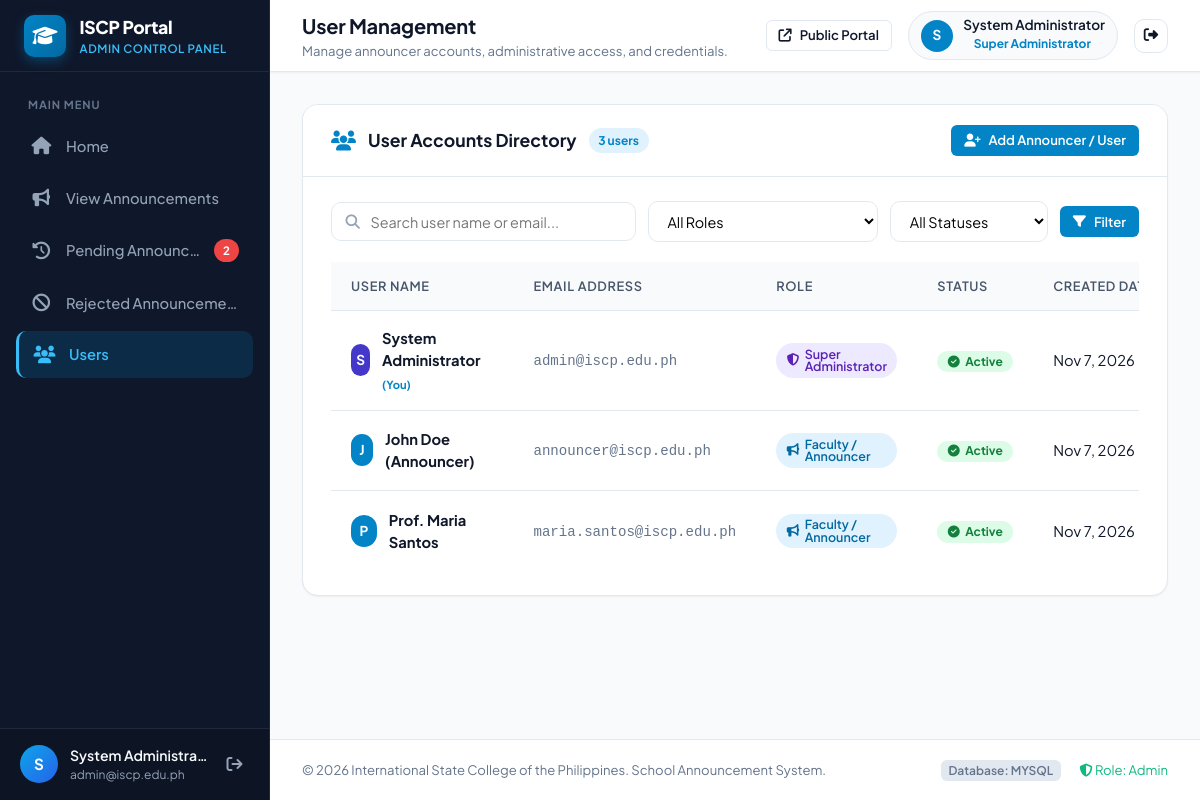
The page /admin/users.php (signed in) on the database its author committed.
### tables this page shows
CREATE TABLE IF NOT EXISTS `users` (
    `id` INT AUTO_INCREMENT PRIMARY KEY,
    `name` VARCHAR(100) NOT NULL,
    `email` VARCHAR(150) NOT NULL UNIQUE,
    `password_hash` VARCHAR(255) NOT NULL,
    `role` VARCHAR(50) NOT NULL DEFAULT 'college_admin',
    `assigned_college` VARCHAR(150) DEFAULT NULL,
    `status` ENUM('active', 'inactive') NOT NULL DEFAULT 'active',
    `created_at` TIMESTAMP DEFAULT CURRENT_TIMESTAMP
);

### admin/includes/auth.php (called while the page is built, shortened)
<?php
function current_user(): array {
    return [
        'id' => $_SESSION['user_id'] ?? null,
        'name' => $_SESSION['user_name'] ?? 'User',
        'email' => $_SESSION['user_email'] ?? '',
        'role' => $_SESSION['user_role'] ?? 'guest',
    ];
}
function h(?string $string): string {
    return htmlspecialchars((string)($string ?? ''), ENT_QUOTES, 'UTF-8');
}
function time_ago(?string $datetime): string {
    $timestamp = strtotime($datetime);
    $diff = time() - $timestamp;
    return date('M j, Y', $timestamp);
}
function format_datetime(?string $datetime): string {
    $timestamp = strtotime($datetime);
    return $timestamp ? date('M j, Y g:i A', $timestamp) : 'N/A';
}
function get_pending_count(): int {
    $pdo = get_db();
    try {
        $stmt = $pdo->query("SELECT COUNT(*) FROM announcements WHERE status = 'pending'");
        return (int)$stmt->fetchColumn();
    } catch (Exception $e) {
        return 0;
    }
}
    ?>
    <?php
function format_role_label(?string $role, ?string $college = null): string {
    switch ($role) {
        case 'super_admin':
        case 'admin':
            return 'Super Administrator';
        case 'announcer':
            return 'Faculty / Announcer';
    }
}

### admin/users.php (the view, shortened to what this page needs)
<?php
require_once __DIR__ . '/includes/auth.php';
$page_title = 'User Management';
$page_subtitle = 'Manage announcer accounts, administrative access, and credentials.';
$activeNav = 'users.php';
$pdo = get_db();
$search = trim($_GET['q'] ?? '');
$users_list = [];
if ($pdo) {
    try {
        $where = [];
        $params = [];
        $whereClause = !empty($where) ? 'WHERE ' . implode(' AND ', $where) : '';
        $sql = "SELECT id, name, email, role, assigned_college, status, created_at FROM users {$whereClause} ORDER BY role ASC, name ASC";
        $stmt = $pdo->prepare($sql);
        $stmt->execute($params);
        $users_list = $stmt->fetchAll();
    } catch (PDOException $e) {
        set_flash('danger', 'Error retrieving users: ' . $e->getMessage());
    }
}
require_once __DIR__ . '/includes/header.php';
?>
<div class="content-card">
    <div class="card-header">
        <div class="card-header-left">
            <i class="fa-solid fa-users" style="color: var(--primary); font-size: 1.25rem;"></i>
            <h2 class="card-title">User Accounts Directory</h2>
            <span class="card-count-badge"><?= count($users_list) ?> users</span>
        </div>
        <div class="card-header-right">
            <button type="button" class="btn btn-primary btn-sm" onclick="openAddUserModal()">
                <i class="fa-solid fa-user-plus"></i> Add Announcer / User
            </button>
        </div>
    </div>
    <div class="card-body">
        <form method="GET" action="users.php" class="toolbar-bar">
            <div class="toolbar-filters">
                <div class="search-input-group">
                    <i class="fa-solid fa-magnifying-glass"></i>
                    <input type="text" name="q" class="form-control-search" placeholder="Search user name or email..." value="<?= h($search) ?>">
                </div>
                <select name="role" class="form-select-filter" onchange="this.form.submit()">
                    <option value="">All Roles</option>
                </select>
                <select name="status" class="form-select-filter" onchange="this.form.submit()">
                    <option value="">All Statuses</option>
                </select>
                <button type="submit" class="btn btn-primary btn-sm">
                    <i class="fa-solid fa-filter"></i> Filter
                </button>
            </div>
        </form>
        <?php if (empty($users_list)): ?>
            <div class="empty-state">
                <div class="empty-state-icon">
                    <i class="fa-solid fa-user-slash"></i>
                </div>
                <h3 class="empty-state-title">No user accounts found</h3>
                <p class="empty-state-desc">No accounts matched your filters. Click "Add Announcer" to create one.</p>
            </div>
        <?php else: ?>
            <div class="table-responsive">
                <table class="admin-table">
                    <thead>
                        <tr>
                            <th>User Name</th>
                            <th>Email Address</th>
                            <th>Role</th>
                            <th>Status</th>
                            <th>Created Date</th>
                        </tr>
                    </thead>
                    <tbody>
                        <?php foreach ($users_list as $u): ?>
                            <tr>
                                <td>
                                    <?php
                                    $roleKey = $u['role'];
                                    $avatarBg = '#0284c7';
                                    $roleIcon = 'fa-bullhorn';
                                    $badgeStyle = 'background: #e0f2fe; color: #0369a1;';
                                    if ($roleKey === 'super_admin' || $roleKey === 'admin') {
                                        $avatarBg = '#4338ca';
                                        $roleIcon = 'fa-shield-halved';
                                        $badgeStyle = 'background: #ede9fe; color: #5b21b6;';
                                    } elseif ($roleKey === 'university_admin') {
                                        $avatarBg = '#0284c7';
                                        $roleIcon = 'fa-building-columns';
                                        $badgeStyle = 'background: #e0f2fe; color: #0369a1;';
                                    } elseif ($roleKey === 'office_admin') {
                                        $avatarBg = '#0d9488';
                                        $roleIcon = 'fa-briefcase';
                                        $badgeStyle = 'background: #ccfbf1; color: #0f766e;';
                                    } elseif ($roleKey === 'college_admin') {
                                        $avatarBg = '#d97706';
                                        $roleIcon = 'fa-graduation-cap';
                                        $badgeStyle = 'background: #fef3c7; color: #b45309;';
                                    }
                                    ?>
                                    <div style="display: flex; align-items: center; gap: 0.75rem;">
                                        <div class="avatar-circle" style="background: <?= $avatarBg ?>;">
                                            <?= strtoupper(substr($u['name'], 0, 1)) ?>
                                        </div>
                                        <div>
                                            <div style="font-weight: 700; color: var(--text-main); font-size: 0.92rem;">
                                                <?= h($u['name']) ?>
                                                <?php if ((int)$u['id'] === (int)$currentUser['id']): ?>
                                                    <span style="font-size: 0.7rem; color: #0284c7; font-weight: 700;">(You)</span>
                                                <?php endif; ?>
                                            </div>
                                        </div>
                                    </div>
                                </td>
                                <td>
                                    <span style="font-size: 0.88rem; color: var(--text-muted); font-family: monospace;">
                                        <?= h($u['email']) ?>
                                    </span>
                                </td>
                                <td>
                                    <span class="badge" style="<?= $badgeStyle ?> font-weight: 600; font-size: 0.78rem;">
                                        <i class="fa-solid <?= $roleIcon ?>"></i>
                                        <?= h(format_role_label($u['role'])) ?>
                                    </span>
                                </td>
                                <td>
                                    <span class="badge badge-status-<?= h($u['status']) ?>">
                                        <i class="fa-solid <?= $u['status'] === 'active' ? 'fa-circle-check' : 'fa-circle-xmark' ?>"></i>
                                        <?= ucfirst(h($u['status'])) ?>
                                    </span>
                                </td>
                                <td>
                                    <span title="<?= h(format_datetime($u['created_at'])) ?>">
                                        <?= h(time_ago($u['created_at'])) ?>
                                    </span>
                                </td>
                            </tr>
                        <?php endforeach; ?>
                    </tbody>
                </table>
            </div>
        <?php endif; ?>
    </div>
</div>
<?php require_once __DIR__ . '/includes/footer.php'; ?>

### admin/includes/header.php (shortened to what this page needs)
<?php
require_once __DIR__ . '/auth.php';
$currentUser = current_user();
?>
<!DOCTYPE html>
<html lang="en">
<head>
    <link rel="stylesheet" href="https://cdnjs.cloudflare.com/ajax/libs/font-awesome/6.5.1/css/all.min.css">
    <link rel="stylesheet" href="../assets/css/admin.css">
</head>
<body class="admin-body">
<div class="admin-wrapper">
    <?php require_once __DIR__ . '/sidebar.php'; ?>
    <div class="admin-main">
        <header class="admin-topbar">
            <div class="topbar-left">
                <div class="page-header-info">
                    <h1 class="page-title"><?= isset($page_title) ? h($page_title) : 'Dashboard' ?></h1>
                    <?php if (isset($page_subtitle)): ?>
                        <p class="page-subtitle"><?= h($page_subtitle) ?></p>
                    <?php endif; ?>
                </div>
            </div>
            <div class="topbar-right">
                <a href="../index.php" target="_blank" class="btn btn-outline btn-sm" title="View Public Student Portal">
                    <i class="fa-solid fa-arrow-up-right-from-square"></i>
                    <span class="desktop-only">Public Portal</span>
                </a>
                <div class="user-profile-badge">
                    <div class="avatar-circle">
                        <?= strtoupper(substr($currentUser['name'] ?? 'A', 0, 1)) ?>
                    </div>
                    <div class="user-meta desktop-only">
                        <span class="user-name"><?= h($currentUser['name']) ?></span>
                        <span class="badge badge-admin"><?= h(format_role_label($currentUser['role'])) ?></span>
                    </div>
                </div>
                <a href="logout.php" class="btn btn-icon btn-logout" title="Sign Out">
                    <i class="fa-solid fa-right-from-bracket"></i>
                </a>
            </div>
        </header>
        <main class="admin-content">

### admin/includes/sidebar.php (shortened to what this page needs)
<?php
$pendingCount = get_pending_count();
$activeNav = $activeNav ?? basename($_SERVER['PHP_SELF']);
?>
<aside class="admin-sidebar" id="adminSidebar">
    <div class="sidebar-brand">
        <a href="index.php" class="brand-link">
            <div class="brand-icon">
                <i class="fa-solid fa-graduation-cap"></i>
            </div>
            <div class="brand-text">
                <span class="brand-title">ISCP Portal</span>
                <span class="brand-subtitle">Admin Control Panel</span>
            </div>
        </a>
    </div>
    <nav class="sidebar-nav">
        <div class="nav-section-label">MAIN MENU</div>
        <ul class="nav-list">
            <li class="nav-item">
                <a href="index.php" class="nav-link <?= $activeNav === 'index.php' ? 'active' : '' ?>">
                    <i class="fa-solid fa-house nav-icon"></i>
                    <span class="nav-text">Home</span>
                </a>
            </li>
            <li class="nav-item">
                <a href="view_announcements.php" class="nav-link <?= $activeNav === 'view_announcements.php' ? 'active' : '' ?>">
                    <i class="fa-solid fa-bullhorn nav-icon"></i>
                    <span class="nav-text">View Announcements</span>
                </a>
            </li>
            <li class="nav-item">
                <a href="pending_requests.php" class="nav-link <?= $activeNav === 'pending_requests.php' ? 'active' : '' ?>">
                    <i class="fa-solid fa-clock-rotate-left nav-icon"></i>
                    <span class="nav-text">Pending Announcement Requests</span>
                    <?php if ($pendingCount > 0): ?>
                        <span class="nav-badge badge-pulse" title="<?= $pendingCount ?> pending requests"><?= $pendingCount ?></span>
                    <?php endif; ?>
                </a>
            </li>
            <li class="nav-item">
                <a href="rejected.php" class="nav-link <?= $activeNav === 'rejected.php' ? 'active' : '' ?>">
                    <i class="fa-solid fa-ban nav-icon"></i>
                    <span class="nav-text">Rejected Announcements</span>
                </a>
            </li>
            <li class="nav-item">
                <a href="users.php" class="nav-link <?= $activeNav === 'users.php' ? 'active' : '' ?>">
                    <i class="fa-solid fa-users nav-icon"></i>
                    <span class="nav-text">Users</span>
                </a>
            </li>
        </ul>
    </nav>
    <div class="sidebar-footer">
        <div class="user-card-compact">
            <div class="user-avatar-sm">
                <?= strtoupper(substr($currentUser['name'] ?? 'A', 0, 1)) ?>
            </div>
            <div class="user-details">
                <div class="name" title="<?= h($currentUser['name']) ?>"><?= h($currentUser['name']) ?></div>
                <div class="role-email"><?= h($currentUser['email']) ?></div>
            </div>
            <a href="logout.php" class="btn-sidebar-logout" title="Sign Out">
                <i class="fa-solid fa-arrow-right-from-bracket"></i>
            </a>
        </div>
    </div>
</aside>

### rows shown on the page
users: name "S", name "System Administra…", email "admin@iscp.edu.ph", name "System Administrator", role "Super Administrator", shows "(You)", status "Active", created_at "Nov 7, 2026"
users: name "J", name "John Doe (Announcer)", email "announcer@iscp.edu.ph", role "Faculty / Announcer", status "Active", created_at "Nov 7, 2026"
users: name "P", name "Prof. Maria Santos", email "maria.santos@iscp.edu.ph", role "Faculty / Announcer", status "Active", created_at "Nov 7, 2026"

### other values the page prints
$pendingCount "2"
$page_title "User Management"
$page_subtitle "Manage announcer accounts, administrative access, and credentials."
count($users_list) "3"
get_db_driver() "MYSQL"
